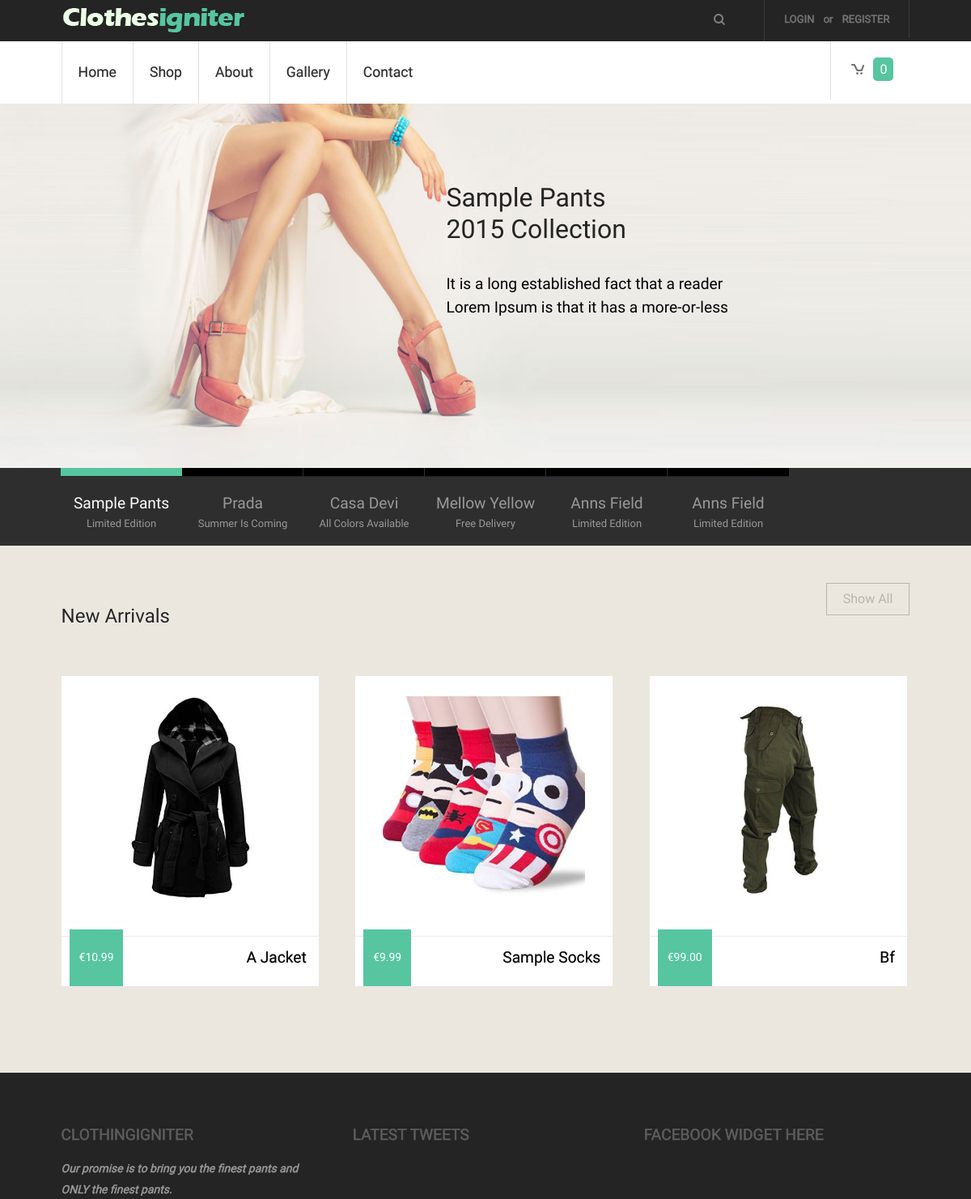
Before: / (upper part) with the older database file.
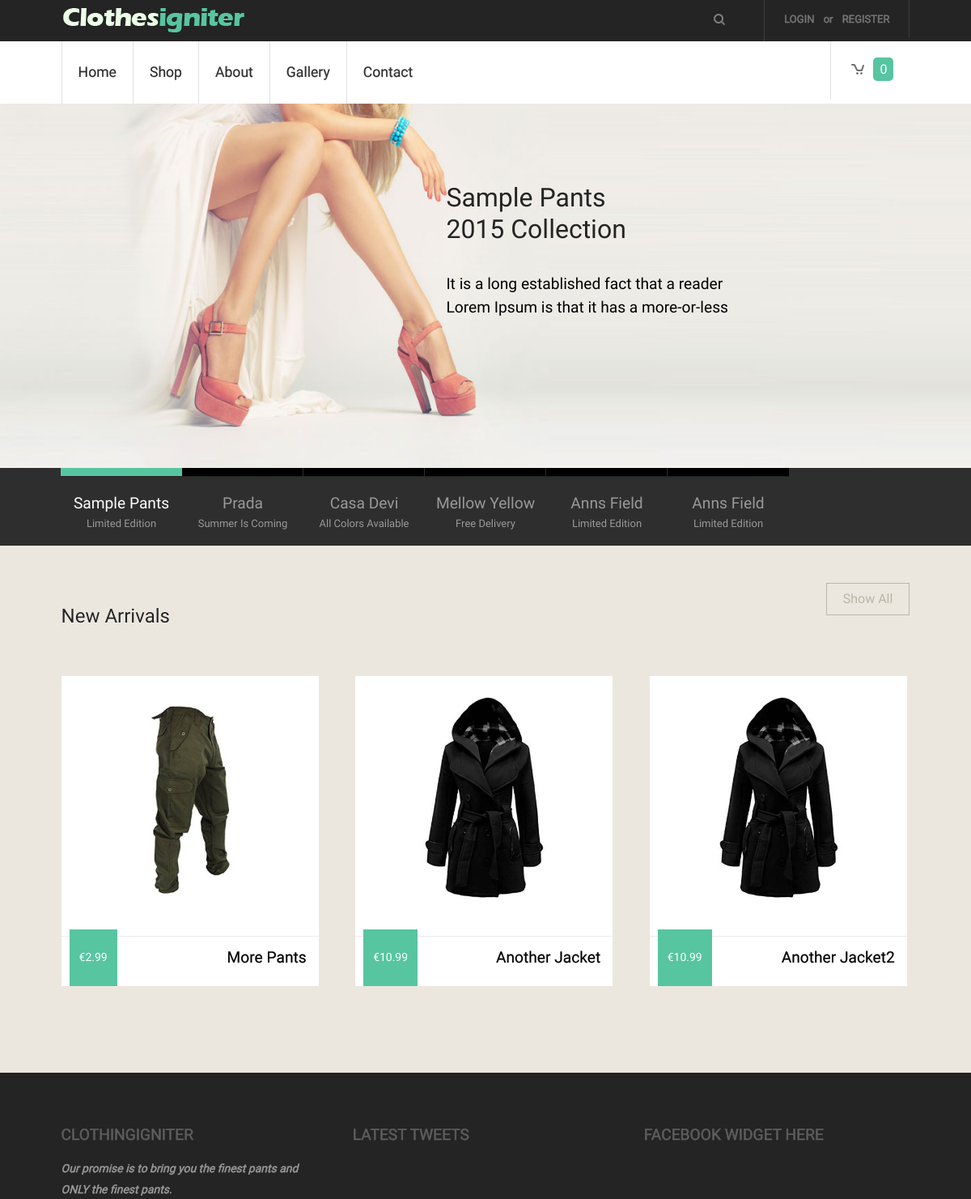
After: the same page with the newer database file.
### tables this page shows
CREATE TABLE IF NOT EXISTS `store_items` (
`id` int(11) NOT NULL,
  `item_name` varchar(240) NOT NULL,
  `item_price` decimal(7,2) NOT NULL,
  `image_small` varchar(240) NOT NULL,
  `image_large` varchar(240) NOT NULL,
  `item_description` text NOT NULL,
  `rating` int(11) NOT NULL DEFAULT '0',
  `categoryID` int(11) NOT NULL,
  `brandID` int(11) NOT NULL,
  `item_description_short` text NOT NULL
);

### application/views/includes/homepage/template.php (called while the page is built, shortened)
<?php $this->load->view('includes/homepage/header', $this->globals);?>
<?php $this->load->view($main_content);?>

### application/controllers/site.php (called while the page is built, shortened)
<?php
class Site extends MY_Controller{
    function __construct()
    {
        $this->load->model('item_model');
        $this->load->helper(array('form', 'url'));
        $this->load->library(array('form_validation'));
    }
    function index(){
        $data['items'] = $this->item_model->get_item();
        $data['items'] = array_slice($data['items'], -3, 3);
        $data['main_content'] = 'homepage';
        $this->load->view('includes/homepage/template', $data, $this->globals);
    }
}

### index.php (called while the page is built, shortened)
<?php
require_once BASEPATH.'core/CodeIgniter.php';

### application/models/Item_model.php (called while the page is built, shortened)
<?php
class Item_model extends CI_Model
{
    public function get_item($id = FALSE)
    {
        if (!$id)
        {
            $query = $this->db->get('store_items');
            if ($query->num_rows() > 0) {
                foreach ($query->result() as $row) {
                    $data[] = $row;
                }
                return $data;
            }
            return false;
        }
        $query = $this->db->get_where('store_items', array('id' => $id));
        return $query->row_array();
    }
}

### application/views/homepage.php (the view, shortened to what this page needs)
<div class="slider">
    <div class="image-slider">
        <div class="wrapper">
            <div id="ei-slider" class="ei-slider">
                <ul class="ei-slider-large">
                    <li>
                        <img src="<?php echo base_url();?>images/slider-image1.jpg" alt="image06"/>
                        <div class="ei-title">
                             <h2>Sample Pants <br>	2015 collection</h2>
                            <h3 class="active">It is a long established fact that a reader<br>
                                Lorem Ipsum is that it has a more-or-less
                            </h3>
                        </div>
                    </li>
                </ul>
                <ul class="ei-slider-thumbs">
                    <li class="ei-slider-element">Current</li>
                    <li>
                        <a href="#">
                            <span class="active">Sample pants</span>
                            <p>limited edition</p>
                        </a>
                    </li>
                    <li  class="hide1"><a href="#"><span>prada</span><p>summer is coming</p></a><img src="<?php echo base_url();?>images/thumbs/3.jpg" alt="thumb02" /></li>
                    <li class="hide1"><a href="#"><span>casa devi</span><p>all colors available</p> </a><img src="<?php echo base_url();?>images/thumbs/4.jpg" alt="thumb03" /></li>
                    <li><a href="#"><span>mellow yellow</span><p>free delivery</p> </a><img src="<?php echo base_url();?>images/thumbs/1.jpg" alt="thumb04" /></li>
                    <li><a href="#"><span>anns field</span><p>limited edition</p> </a><img src="<?php echo base_url();?>images/thumbs/5.jpg" alt="thumb05" /></li>
                    <li><a href="#"><span>anns field</span><p>limited edition</p> </a><img src="<?php echo base_url();?>images/thumbs/3.jpg" alt="thumb07" /></li>
                </ul>
            </div>
        </div>
    </div>
</div>
<div class="main_bg">
    <div class="wrap">
        <div class="main">
            <div class="top_main">
                <h2>new arrivals</h2>
                <?php echo anchor('store', 'Show All'); ?>
            </div>
            <div class="grids_of_3">
                <?php foreach($items as $item) { ?>
                <div class="grid1_of_3">
                    <a href="<?php echo base_url() . 'index.php/item/view/'.$item->id ?>">
                        <img src="<?php echo base_url() . "images/clothes/" . $item->image_large; ?>"  alt=""/>
                        <h3><?php echo $item->item_name ?></h3>
                        <span class="price">&euro;<?php echo $item->item_price ?></span>
                    </a>
                </div>
                <?php } ?>
            </div>
        </div>
    </div>
</div>

Changed rows visible on the page:
no longer on this page (row unchanged): store_items: image_large (picture), item_name "A Jacket", item_price "10.99"
no longer on this page (row edited): store_items: image_large (picture), item_name "Sample Socks", item_price "9.99"
removed store_items: image_large (picture), item_name "Bf", item_price "99.00"
added store_items: image_large (picture), item_name "More Pants", item_price "2.99"
added store_items: image_large (picture), item_name "Another Jacket", item_price "10.99"
added store_items: image_large (picture), item_name "Another Jacket2", item_price "10.99"
